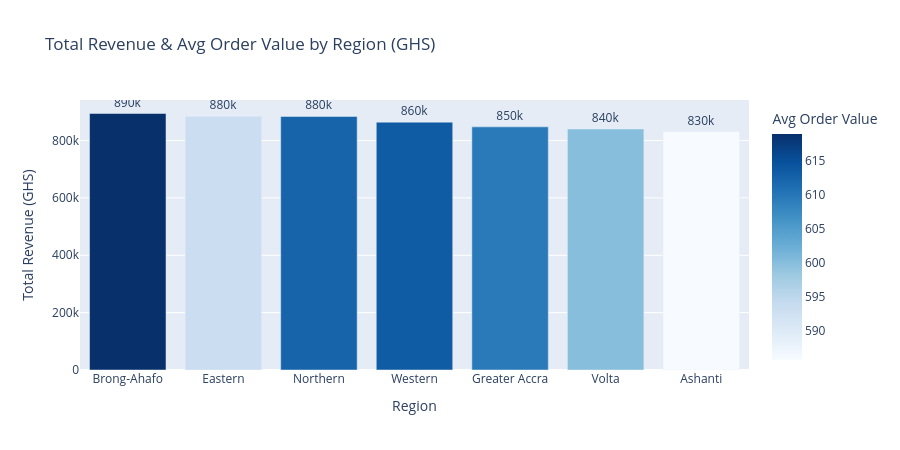

Notebook cell for this chart:
### Markdown cell above
---
## 7. Insights & Visualisations

In this section, I translating analytical findings into actionable business recommendations.

### Code cell
# Revenue by region 
revenue_region = (
    df.groupby('region')['total_spend_ghs']
      .agg(['sum', 'mean', 'count'])
      .rename(columns={'sum': 'Total Revenue', 'mean': 'Avg Order Value', 'count': 'Customers'})
      .sort_values('Total Revenue', ascending=False)
      .reset_index()
)

fig = px.bar(revenue_region, x='region', y='Total Revenue',
             color='Avg Order Value', color_continuous_scale='Blues',
             title='Total Revenue & Avg Order Value by Region (GHS)',
             labels={'region': 'Region', 'Total Revenue': 'Total Revenue (GHS)'},
             text_auto='.2s')
fig.update_traces(textposition='outside')
fig.update_layout(height=450)
fig.show()

print("\n📊 Revenue by Region:")
print(revenue_region.to_string(index=False))

### Figure 1 — Plotly figure (JSON) as saved in the notebook; plotly's stock layout.template omitted (floating-point values rounded to 4 significant figures)
{"data": [{"hovertemplate": "Region=%{x}<br>Total Revenue (GHS)=%{y}<br>Avg Order Value=%{marker.color}<extra></extra>", "legendgroup": "", "marker": {"color": [619.0, 593.2, 612.3, 613.4, 609.5, 600.1, 585.8], "coloraxis": "coloraxis", "pattern": {"shape": ""}}, "name": "", "orientation": "v", "showlegend": false, "textposition": "outside", "texttemplate": "%{y:.2s}", "type": "bar", "x": ["Brong-Ahafo", "Eastern", "Northern", "Western", "Greater Accra", "Volta", "Ashanti"], "xaxis": "x", "y": [894400.0, 884500.0, 884200.0, 864300.0, 847900.0, 840700.0, 831200.0], "yaxis": "y"}], "layout": {"barmode": "relative", "coloraxis": {"colorbar": {"title": {"text": "Avg Order Value"}}, "colorscale": [[0, "rgb(247,251,255)"], [0.125, "rgb(222,235,247)"], [0.25, "rgb(198,219,239)"], [0.375, "rgb(158,202,225)"], [0.5, "rgb(107,174,214)"], [0.625, "rgb(66,146,198)"], [0.75, "rgb(33,113,181)"], [0.875, "rgb(8,81,156)"], [1, "rgb(8,48,107)"]]}, "height": 450, "legend": {"tracegroupgap": 0}, "title": {"text": "Total Revenue & Avg Order Value by Region (GHS)"}, "xaxis": {"anchor": "y", "domain": [0, 1], "title": {"text": "Region"}}, "yaxis": {"anchor": "x", "domain": [0, 1], "title": {"text": "Total Revenue (GHS)"}}}}
